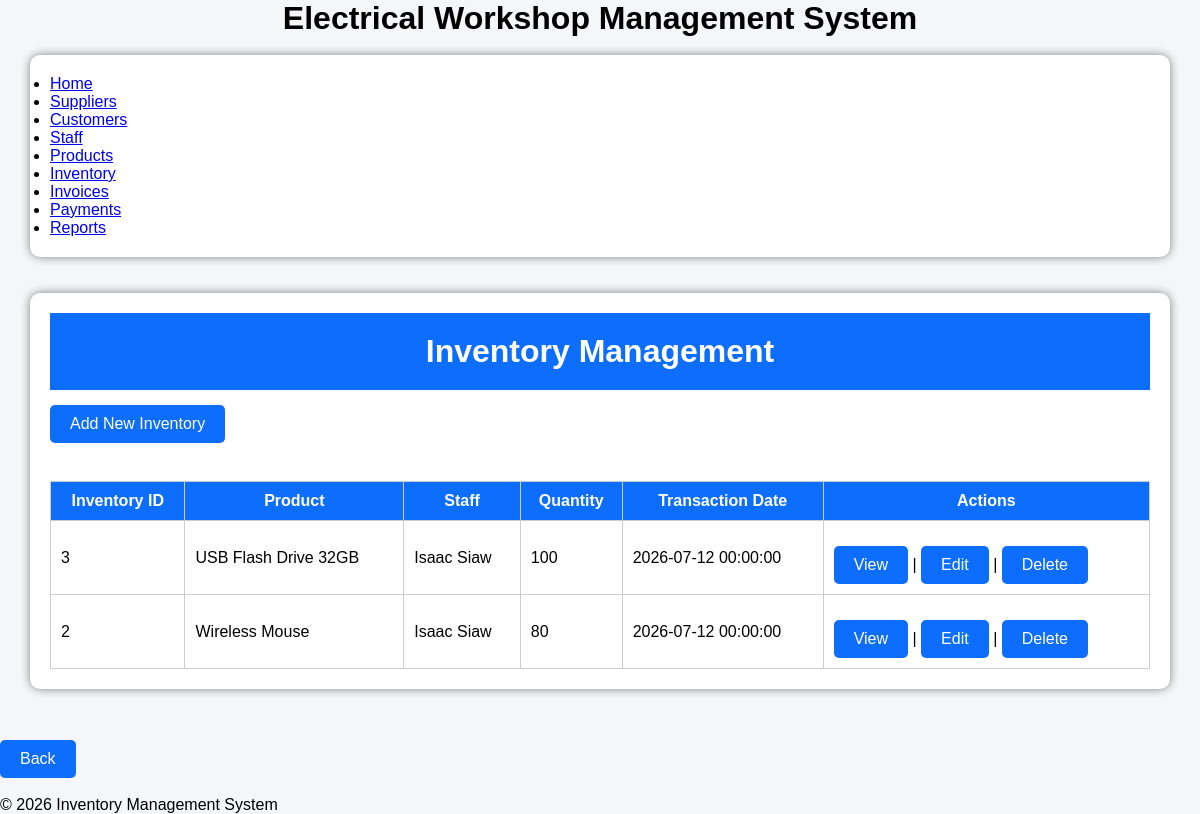
Screenshot of /inventory/index.php with the database file from the repository.
### tables this page shows
CREATE TABLE inventory_book (
  `Inventory_ID` int NOT NULL AUTO_INCREMENT,
  `Product_ID` int NOT NULL,
  `Staff_ID` int NOT NULL,
  `Quantity` int NOT NULL,
  `Transaction_Date` datetime NOT NULL,
  PRIMARY KEY (`Inventory_ID`),
  KEY `Product_ID` (`Product_ID`),
  KEY `Staff_ID` (`Staff_ID`),
  CONSTRAINT `inventory_book_ibfk_1` FOREIGN KEY (`Product_ID`) REFERENCES `product` (`Product_ID`),
  CONSTRAINT `inventory_book_ibfk_2` FOREIGN KEY (`Staff_ID`) REFERENCES `staff` (`Staff_ID`)
);

CREATE TABLE product (
  `Product_ID` int NOT NULL AUTO_INCREMENT,
  `Supplier_ID` int NOT NULL,
  `Product_Name` varchar(100) NOT NULL,
  `Unit_Price` decimal(10,2) NOT NULL,
  `Stock_Qty` int DEFAULT NULL,
  PRIMARY KEY (`Product_ID`),
  KEY `Supplier_ID` (`Supplier_ID`),
  CONSTRAINT `product_ibfk_1` FOREIGN KEY (`Supplier_ID`) REFERENCES `supplier` (`Supplier_ID`)
);

CREATE TABLE staff (
  `Staff_ID` int NOT NULL AUTO_INCREMENT,
  `Staff_Name` varchar(100) NOT NULL,
  `Phone` varchar(20) DEFAULT NULL,
  `Position` varchar(50) DEFAULT NULL,
  PRIMARY KEY (`Staff_ID`),
  UNIQUE KEY `Phone` (`Phone`)
);

### inventory/index.php (the view, shortened to what this page needs)
  <?php
include '../config/database.php';
include '../includes/header.php';
?>
<head>
<link rel="stylesheet" href="../css/style.css">
</head>
<body>
 <br><br>
<div class="container">
    <h1 class="header">Inventory Management</h1>
    <a href="add_inventory.php" class="btn">Add New Inventory</a>
    <br><br>
    <table >
        <tr>
            <th>Inventory ID</th>
            <th>Product</th>
            <th>Staff</th>
            <th>Quantity</th>
            <th>Transaction Date</th>
            <th>Actions</th>
        </tr>
        <?php
        $sql = "SELECT Inventory_book.Inventory_ID,
                       Product.Product_Name,
                       Staff.Staff_Name,
                       Inventory_book.Quantity,
                       Inventory_book.Transaction_Date
                FROM Inventory_book
                INNER JOIN Product
                    ON Inventory_book.Product_ID = Product.Product_ID
                INNER JOIN Staff
                    ON Inventory_book.Staff_ID = Staff.Staff_ID
                ORDER BY Inventory_book.Inventory_ID DESC";
        $result = mysqli_query($conn, $sql);
        if(mysqli_num_rows($result) > 0){
            while($row = mysqli_fetch_assoc($result)){
        ?>
        <tr>
            <td><?php echo $row['Inventory_ID']; ?></td>
            <td><?php echo $row['Product_Name']; ?></td>
            <td><?php echo $row['Staff_Name']; ?></td>
            <td><?php echo $row['Quantity']; ?></td>
            <td><?php echo $row['Transaction_Date']; ?></td>
            <td>
                <a href="view_inventory.php?inventory_id=<?php echo $row['Inventory_ID']; ?>" class="btn">View</a> |
                <a href="edit_inventory.php?id=<?php echo $row['Inventory_ID']; ?>"class="btn">Edit</a> |
                <a href="delete_inventory.php?id=<?php echo $row['Inventory_ID']; ?>"
                   onclick="return confirm('Are you sure you want to delete this inventory record?');"class="btn">
                    Delete
                </a>
            </td>
        </tr>
        <?php
            }
        } else {
            echo "<tr><td colspan='6' align='center'>No inventory records found.</td></tr>";
        }
        ?>
    </table>
</div>
<br><br>
<a href="../index.php" class="btn">Back</a><br><br>
<?php
include '../includes/footer.php';
?>
</body>
</html>

### css/style.css (style rules this page uses)
Body { Font-family: Arial; Background:#f4f4f4; }
.container { Width:70%; Margin:auto; Background:#fff; Padding:20px; Margin-top:40px; Border-radius:10px; Box-shadow:0 0 10px gray; }
Button,.btn { Background:#003366; Color:white; Padding:10px 20px; Border:none; Text-decoration:none; Display:inline-block; Margin-top:15px; Cursor:pointer; }
Table { Width:100%; Border-collapse:collapse; Margin-top:20px; }
Table,th,td { Border:1px solid #ccc; }
Th { Background:#003366; Color:white; Padding:10px; }
Td { Padding:10px; }
* { margin:0; padding:0; box-sizing:border-box; font-family:Arial, Helvetica, sans-serif; }
body { background:#f4f6f9; }
.container { width:95%; margin:auto; }
.header { background:#0d6efd; color:white; padding:20px; text-align:center; }
.btn { display:inline-block; background:#0d6efd; color:white; padding:10px 20px; text-decoration:none; border-radius:5px; }
table { width:100%; border-collapse:collapse; margin-top:20px; }
table th { background:#0d6efd; color:white; padding:10px; }
table td { padding:10px; border:1px solid #ccc; }

### rows the page displays
inventory_book: Inventory_ID "3", Product_ID.Product_Name "USB Flash Drive 32GB", Staff_ID.Staff_Name "Isaac Siaw", Quantity "100", Transaction_Date "2026-07-12 00:00:00"
inventory_book: Inventory_ID "2", Product_ID.Product_Name "Wireless Mouse", Staff_ID.Staff_Name "Isaac Siaw", Quantity "80", Transaction_Date "2026-07-12 00:00:00"
